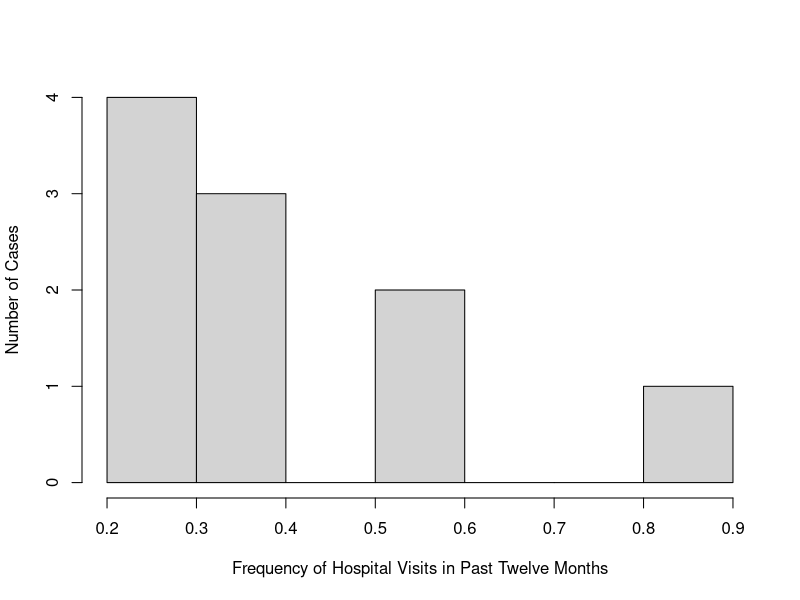
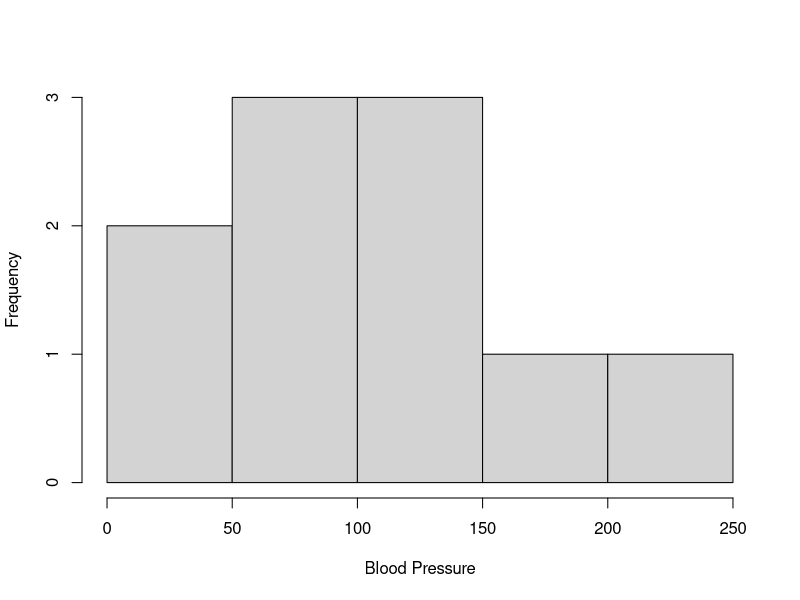
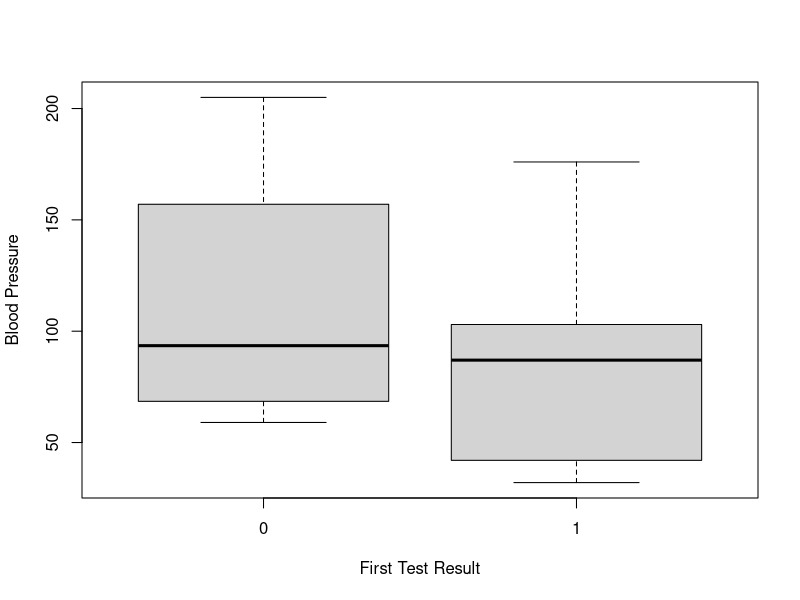
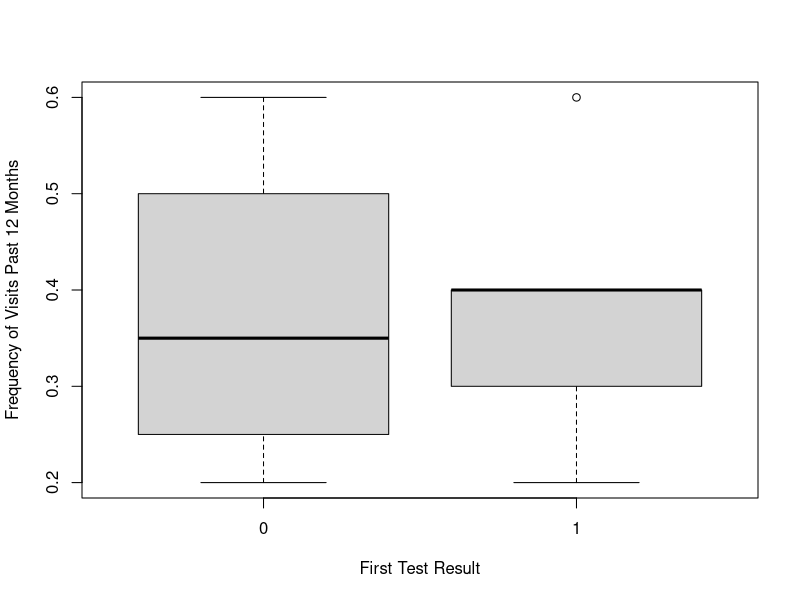
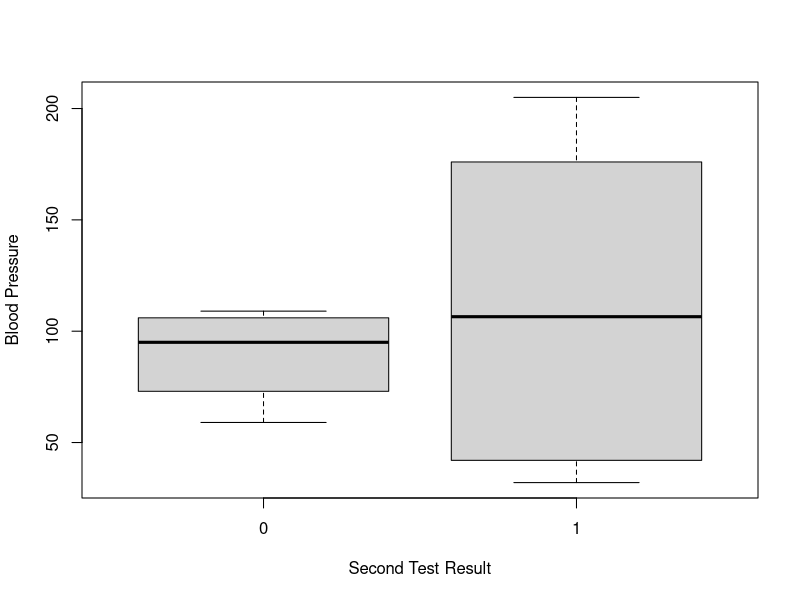
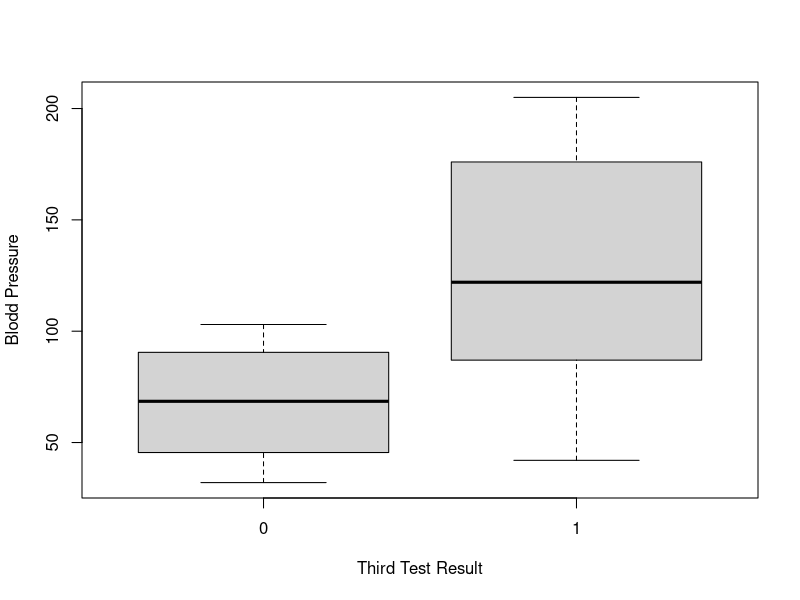

These charts were generated, in order, by the following R code:
#Module 5
#Data from local hospital 
#5 variables
#freq of visits,blood pressure, first assessment (0,1) 
#second assesment (0,1), care (0,1)
#Create boxplot and histogram
library(plyr)

#subject <- c(1:10)
freq <- c(0.6,0.3,0.4,0.4,0.2,0.6,0.3,0.4,0.9,0.2)
frq2 <- c(freq*100)
bloodp <- c(103,87,32,42,59,109,78,205,135,176)
first <- c("bad", "bad", "bad", "bad", "good", "good","good","good", "NA", "bad")
#same as first but with 1 and 0 
fst <- c(1,1,1,1,0,0,0,0,NA,1)
second <- c("low","low","high","high","low","low","high","high","high","high")
scd <- c(0,0,1,1,0,0,1,1,1,1)
fdec <- c("low","high","low","high","low","high","low","high","high","high")
fd <- c(0,1,0,1,0,1,0,1,1,1)

#data frames, df1 
df1 <- data.frame(freq, bloodp, first, second, fdec)
df2 <- data.frame(freq, bloodp, fst, scd, fd)

hist(df2$freq, main = "", xlab = "Frequency of Hospital Visits in Past Twelve Months",
     ylab = "Number of Cases", pin = c(5,5))
hist(df2$bloodp, main = "", xlab = "Blood Pressure", pin = c(5,5))

#brute force approach
bp1 <- c(59,109,78,205,103,87,32,42,176,135)
frqq <- c(0.2,0.6,0.3,0.4,0.6,0.3,0.4,0.4,0.2,0.9)
fstt <- c(0,0,0,0,1,1,1,1,1,NA)
d <- data.frame(bp1,fstt)
dd <- data.frame(frqq, fstt)
#blood pressure distribution between groups according to the first test 
boxplot(unstack(d), xlab = "First Test Result", ylab = "Blood Pressure",
        pin = c(5,5))
boxplot(unstack(dd), xlab = "First Test Result", 
      ylab = "Frequency of Visits Past 12 Months", pin = c(5,5))
sctt <- c(0,0,0,0,1,1,1,1,1,1)
bp2 <- c(103,87,59,109,32,42,78,205,135,176)
ddd <- data.frame(bp2,sctt)
boxplot(unstack(ddd), xlab = "Second Test Result", ylab = "Blood Pressure",
        pin = c(5,5))
thdtt <- c(0,0,0,0,1,1,1,1,1,1)
bp3 <- c(103,32,59,78,87,42,109,205,135,176)
dddd <- data.frame(bp3, thdtt)
boxplot(unstack(dddd), xlab = "Third Test Result", ylab = "Blodd Pressure",
        pin = c(5,5))
#some problems using stack and unstack with the data frames
#errors involving using factors, it ignores them 
#probably have to use reshape

#using function from plyr
arrange(df2, fst)
#using built in R function, does same thing
df2[ order(df2$freq), ]
df2[with(df2, order(fst,scd,fd)), ]

arrange(df2, fst)
stack(df2)
unstack(df2)
